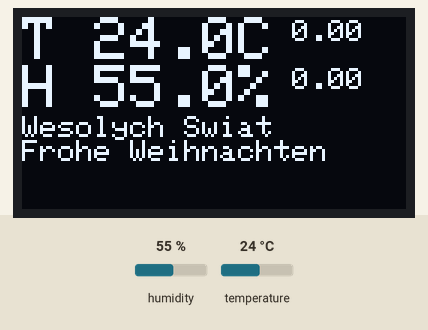
A sketch run on a simulated ESP8266 (NodeMCU). On the bench: 128×64 one-colour display. Inputs (shaded band) come from the test bench; at power-on: humidity 55 %, temperature 24 °C. What the sketch prints to the serial monitor is not drawn.

Above: at 2.7 s.
2.8 s: humidity set to 22 %
At 5.4 s:
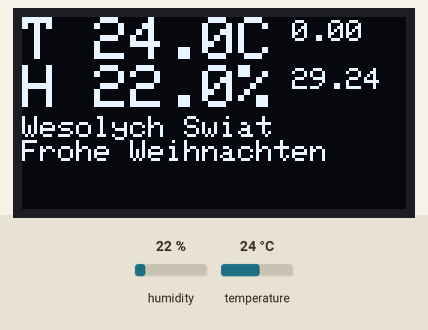
5.8 s: temperature set to 12 °C
At 7.5 s:
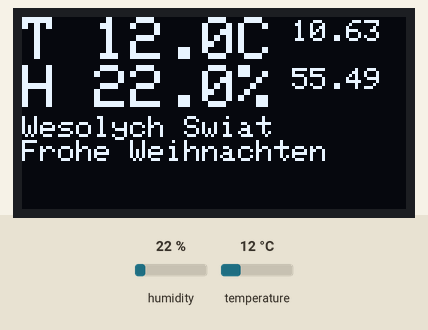
8.8 s: humidity set to 40 %
At 10.9 s:
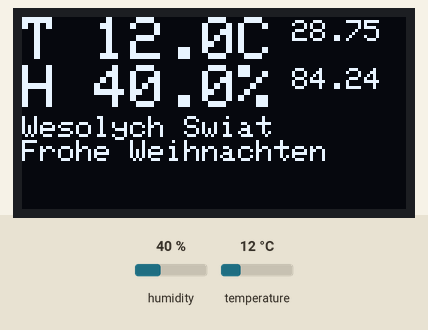
11.8 s: temperature set to 19 °C
At 13.0 s:
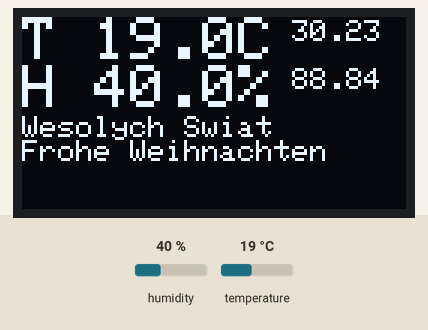
Timing chart, 0 to 14.8 s (numbered marks = the images above; inputs shaded):
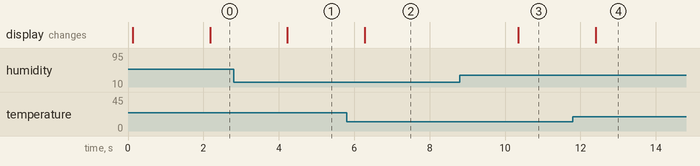

Measured:
- after the input at 2.8 s, the display: changes after 1.4 s (image 1)
- after the input at 5.8 s, the display: changes after 0.48 s (image 2)
- after the input at 8.8 s, the display: changes after 1.6 s (image 3)
- after the input at 11.8 s, the display: changes after 0.60 s (image 4)

The sketch:

esp8266-temp-disp.ino
```cpp
#include <Wire.h>
#include <Adafruit_GFX.h>
#include <Adafruit_SSD1306.h>

/*
*  Display and BME280 (Beide auf ein I2C)
 * change Adafruit_SSD1306.h
 * comment in  #define SSD1306_128_64
 *
 *  SCL - D1
 *  SDA - D2
 */

// THERE IS NO RESET
// OLED 128x64 (character 5x8) 64 buchstaben
#define OLED_RESET D0
Adafruit_SSD1306 display(OLED_RESET);


#include <DHT.h>
#include <DHT_U.h>


// Temparature sensor
// Connect pin 1 (on the left) of the sensor to +5V
// NOTE: If using a board with 3.3V logic like an Arduino Due connect pin 1
// to 3.3V instead of 5V!
// Connect pin 2 of the sensor to whatever your DHTPIN is
// Connect pin 4 (on the right) of the sensor to GROUND
// Connect a 10K resistor from pin 2 (data) to pin 1 (power) of the sensor
// see https://randomnerdtutorials.com/esp8266-dht11dht22-temperature-and-humidity-web-server-with-arduino-ide/


#define DHTPIN 12    // means D6

#define DHTTYPE DHT11   // DHT 11

// Connect pin 1 (on the left) of the sensor to +5V
// NOTE: If using a board with 3.3V logic like an Arduino Due connect pin 1
// to 3.3V instead of 5V!
// Connect pin 2 of the sensor to whatever your DHTPIN is
// Connect pin 4 (on the right) of the sensor to GROUND
// Connect a 10K resistor from pin 2 (data) to pin 1 (power) of the sensor

DHT dht(DHTPIN, DHTTYPE);

float emaLongTemp = -100.0;
float emaShortTemp = -100.0;
float emaLongHum = -100.0;
float emaShortHum = -100.0;

// 300 entspricht 5*300 Sekunden = (Siehe delay)
#define EWSHORT (2.0/(1.0+300.0))
#define EWLONG (2.0/(1.0+20.0))

void setup() {
  Serial.begin(115200);
  Serial.println("Temp/Hum setup");
  delay(100);

  pinMode(DHTPIN, INPUT);
  dht.begin();

  display.begin(SSD1306_SWITCHCAPVCC, 0x3C);
}


void loop() {
  // Wait a few seconds between measurements.
  delay(2000);

  // Reading temperature or humidity takes about 250 milliseconds!
  // Sensor readings may also be up to 2 seconds 'old' (its a very slow sensor)
  float h = dht.readHumidity();
  // Read temperature as Celsius (the default)
  float t = dht.readTemperature();

  // Check if any reads failed and exit early (to try again).
  if (isnan(h) || isnan(t)) {
    Serial.println("Failed to read from DHT sensor!");
    return;
  }

  // Compute heat index in Celsius (isFahreheit = false)
  float hic = dht.computeHeatIndex(t, h, false);

  Serial.print("Humidity: ");
  Serial.print(h);
  Serial.print(" %\t");
  Serial.print("Temperature: ");
  Serial.print(t);
  Serial.print(" *C ");
  Serial.print("Heat index: ");
  Serial.print(hic);
  Serial.println(" *C ");

  if (emaLongHum==-100.0) {
    emaLongHum = h;
    emaShortHum = h;
    emaLongTemp = t;
    emaShortTemp = t;
  } else {
    emaLongHum = (h-emaLongHum)*EWLONG + emaLongHum;
    emaShortHum = (h-emaShortHum)*EWSHORT + emaShortHum;
    emaLongTemp = (t-emaLongTemp)*EWLONG + emaLongTemp;
    emaShortTemp = (t-emaShortTemp)*EWSHORT + emaShortTemp;
  }

  displayTempHum(t,h);
}

float d_t, d_h;

void displayTempHum(float t, float h) {
  if (t==d_t && h==d_h) {
    return;
  }

  d_t = t;
  d_h = h;

  display.clearDisplay();
  display.setTextSize(2);
  display.setCursor(0,0);
  display.setTextColor(WHITE);
  // breite 8 Zeichen macht 80 pixel
  display.print("T ");
  display.print(String(t,1));
  display.println("C");
  display.print("H ");
  display.print(String(h,1));
  display.println("%");

  //  Zeige tendenz in 50 minuten
  display.setTextSize(1);
  display.setCursor(90,1);
  display.print(String((emaShortTemp-emaLongTemp)*10.0,2));

  display.setCursor(90,17);
  display.print(String((emaShortHum-emaLongHum)*10,2));

  display.setCursor(0,33);
  display.println("Wesolych Swiat");
  display.println("Frohe Weihnachten");

  display.display();
}
```
